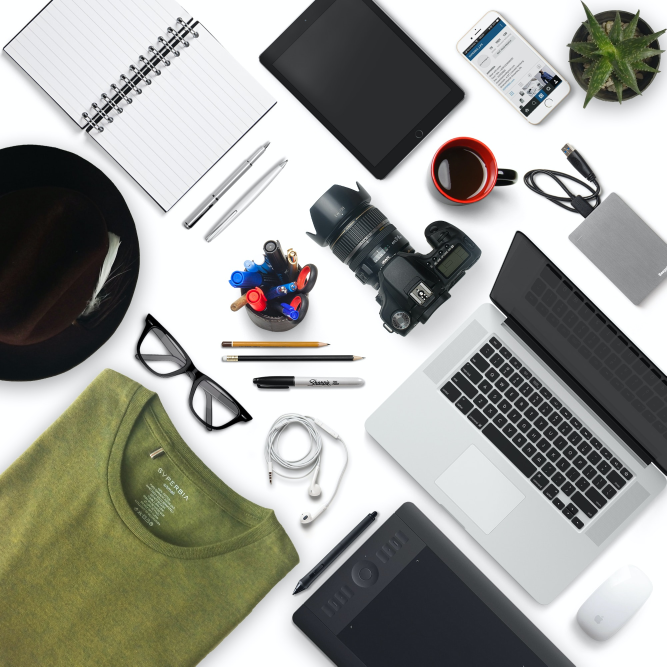
#> input picture Image/Image5.jpg, 2000 x 2000 px (shown at 1/3 size)
$ python Image5.py
#> lines starting #> are read from the running program, lines starting #| are printed output that depends on the picture; after the words box and inside, x2 and y2 are one past the last pixel; in counts of white or black regions, pixels touching at a corner belong together
import enum
from logging.config import valid_ident
import cv2
import numpy as np


def run():
    pass


def f(x):
    run()
    return x


a = cv2.imread("Image/Image5.jpg")
#> a is the input picture: shape (2000, 2000, 3); mean B, G, R 152.4, 158.5, 157.4

scale_percent = 25  # percent of original size
width = int(a.shape[1] * scale_percent / 100)
#> width = 500
height = int(a.shape[0] * scale_percent / 100)
#> height = 500
dim = (width, height)
#> dim = (500, 500)

# resize image
a = cv2.resize(a, dim, interpolation=cv2.INTER_AREA)
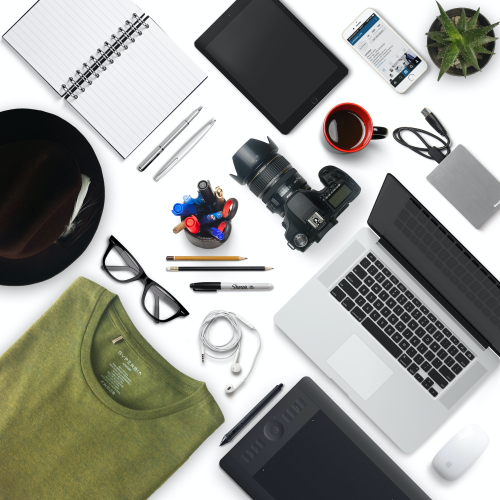
#> a: shape (500, 500, 3); mean B, G, R 152.4, 158.5, 157.4

gray = cv2.cvtColor(a, cv2.COLOR_BGR2GRAY)
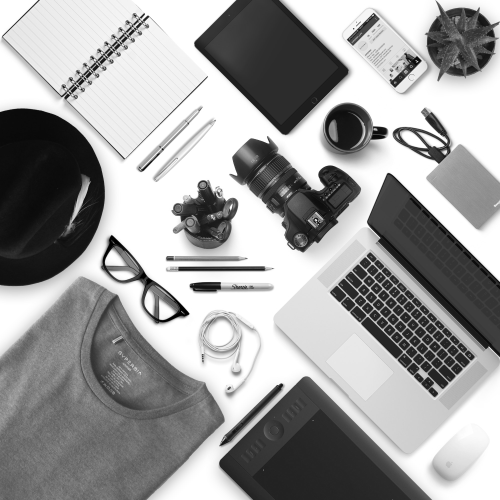
#> gray: shape (500, 500); min 0, max 255, mean 157.6

cv2.namedWindow("output")
cv2.namedWindow("thresh")
cv2.createTrackbar("thresh", "output", 187, 255, f)
cv2.createTrackbar("k", "output", 2, 11, f)
cv2.createTrackbar("sig", "output", 2, 11, f)
cv2.createTrackbar("morph_iter", "output", 0, 10, f)
cv2.createTrackbar("clip_limit", "output", 24, 255, f)
cv2.createTrackbar("tile_grid_size", "output", 4, 255, f)


def run():
    thresh = cv2.getTrackbarPos("thresh", "output")
    k = cv2.getTrackbarPos("k", "output")
    sig = cv2.getTrackbarPos("sig", "output")
    morph_iter = cv2.getTrackbarPos("morph_iter", "output")
    clip_limit = cv2.getTrackbarPos("clip_limit", "output")
    tile_grid_size = cv2.getTrackbarPos("tile_grid_size", "output")

    adap_eq = cv2.createCLAHE(clipLimit=clip_limit,
                              tileGridSize=(tile_grid_size, tile_grid_size))
    res = adap_eq.apply(gray)
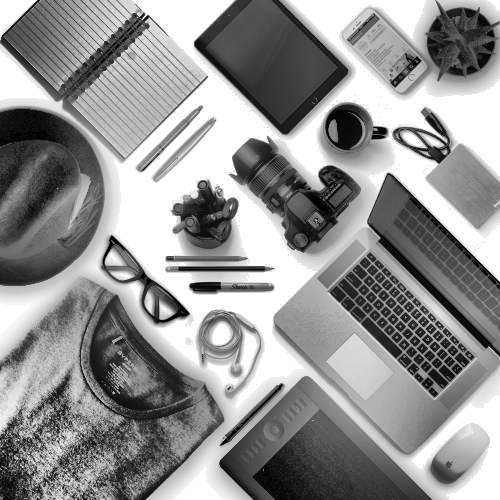
#> res: shape (500, 500); min 0, max 255, mean 146.4

    if(k % 2 == 0):
        k = k+1

    res = cv2.GaussianBlur(res, (k, k), sig)

    r, b = cv2.threshold(res, thresh, 255, cv2.THRESH_BINARY_INV)
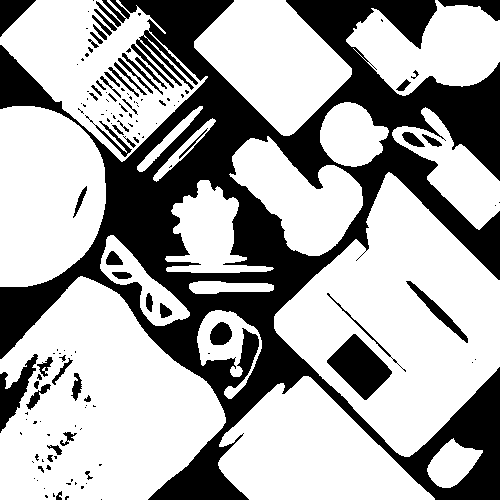
#> b: shape (500, 500); 66.3% white; 142 black regions (85 under 20 px), largest, box (x1, y1, x2, y2) and area: (0, 0, 500, 500) 73717, (327, 334, 392, 400) 2239, (0, 354, 38, 433) 1129
#> r = 187

    b = cv2.morphologyEx(
        b,
        cv2.MORPH_DILATE,
        cv2.getStructuringElement(cv2.MORPH_CROSS, (3, 3)),
        iterations=morph_iter
    )

    N, idx, stat, cent = cv2.connectedComponentsWithStats(b)
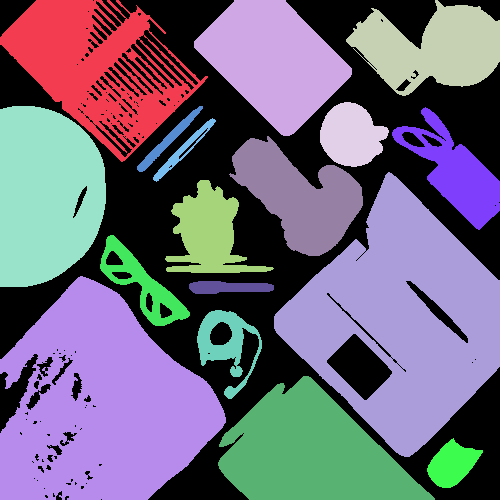
#> idx: shape (500, 500) int32; 18 distinct labels, from 0 to 17; one colour per label, 0 black
#> N = 18; stat = 18 rows, first 6: [0, 0, 500, 500, 84212], [0, 0, 208, 162, 15436], [194, 0, 158, 136, 12545], [346, 0, 154, 96, 8941], [320, 102, 69, 65, 3147], [0, 106, 106, 181, 15893]; cent = 18 rows, first 8: [262.9, 223.8], [94.87, 66.99], [273.3, 60.57], [431.7, 47.69], [351, 135], [45.67, 194.4], [167.8, 139.9], [455.8, 172]

    orig = np.copy(a)

    valid_objects = 0
    largest_object = [0, -1]
    smallest_object = [orig.shape[0] * orig.shape[1], -1]
#> smallest_object = [250000, -1]
    for index, ([x, y, w, h, area], [cent_x, cent_y]) in enumerate(zip(stat, cent)):
        if area < orig.shape[0] * orig.shape[1] * 0.3:
            if (area > largest_object[0]):
                largest_object = [area, index]

            if (area < smallest_object[0]):
                smallest_object = [area, index]

            valid_objects += 1

            cv2.putText(orig,
                        "#{}".format(index),
                        (int(cent_x),
                         int(cent_y)),
                        cv2.FONT_HERSHEY_PLAIN,
                        1,
                        (255, 0, 255)
                        )
#> this loop made 18 passes
#> (x, y, w, h, area, cent_x, cent_y, smallest_object) on passes 2, 3, 4, 5, 7, 9: (0, 0, 208, 162, 15436, 94.87, 66.99, [15436, 1]), (194, 0, 158, 136, 12545, 273.3, 60.57, [12545, 2]), (346, 0, 154, 96, 8941, 431.7, 47.69, [8941, 3]), (320, 102, 69, 65, 3147, 351, 135, [3147, 4]), (137, 106, 66, 66, 709, 167.8, 139.9, [709, 6]), (153, 118, 63, 64, 641, 183, 149.9, [641, 8])
#> (x, y, w, h, area, cent_x, cent_y, largest_object) on passes 6, 11: (0, 106, 106, 181, 15893, 45.67, 194.4, [15893, 5]), (274, 172, 226, 285, 33492, 401.6, 318.7, [33492, 10])
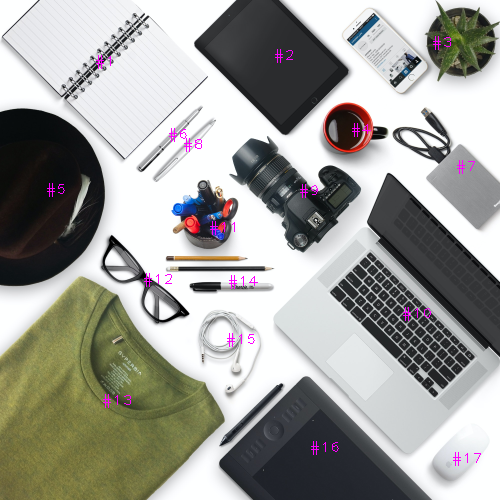
#> orig: shape (500, 500, 3); 0.45% of pixels changed, all inside (x1, y1, x2, y2) = (47, 36, 481, 466)
#> after the loop, valid_objects = 17

    cv2.imshow("output", orig)
    cv2.imshow("thresh", b)

    print("Number of valid objects: {}".format(valid_objects))
#| Number of valid objects: 17
    print("Largest object: object #{}".format(largest_object[1]))
#| Largest object: object #10
    print("Smallest object: object #{}".format(smallest_object[1]))
#| Smallest object: object #8


cv2.moveWindow("output", 0, 0)
cv2.moveWindow("thresh", 0, 0)

run()
cv2.waitKey(0)
cv2.destroyAllWindows()

$ run again, with Image/Image1.jpg copied over Image/Image5.jpg
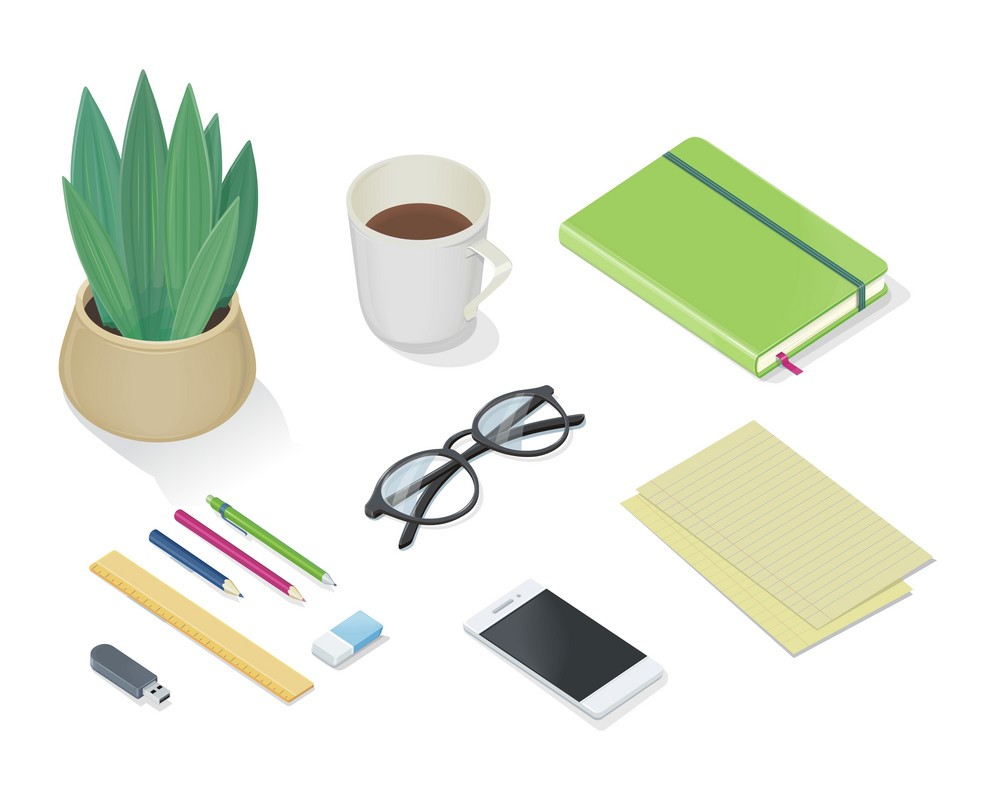
#> input picture Image/Image1.jpg, 993 x 790 px
#> a is the input picture: shape (790, 993, 3); mean B, G, R 224.3, 235.7, 231.2
#> a: shape (197, 248, 3)
#> in run, `r, b = cv2.threshold(res, thresh, 255, cv2.THRESH_BINARY_INV)`:
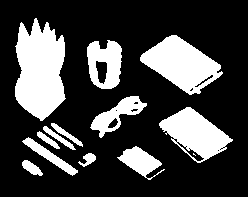
#> b: shape (197, 248); 26% white; 13 white regions (1 under 20 px), largest, box (x1, y1, x2, y2) and area: (15, 18, 66, 121) 3815, (140, 35, 223, 95) 2692, (159, 107, 233, 163) 2104
#> r = 187
#> idx: shape (197, 248) int32; 14 distinct labels, from 0 to 13
#> N = 14; stat = 14 rows, first 6: [0, 0, 248, 197, 36131], [15, 18, 51, 103, 3815], [140, 35, 83, 60, 2692], [87, 40, 35, 49, 1194], [90, 96, 57, 42, 880], [159, 107, 74, 56, 2104]; cent = 14 rows, first 8: [126.8, 99.03], [39.48, 69.97], [181.3, 63.82], [104.8, 62.89], [116.6, 114.2], [195, 133.3], [66.05, 133.9], [58.25, 137.5]
#> the loop in run, `for index, ([x, y, w, h, area], [cent_x, cent_y]) in enumerate(zip(sta..` made 14 passes
#> (x, y, w, h, area, cent_x, cent_y, smallest_object) on passes 2, 3, 4, 5, 7, 9, 12: (15, 18, 51, 103, 3815, 39.48, 69.97, [3815, 1]), (140, 35, 83, 60, 2692, 181.3, 63.82, [2692, 2]), (87, 40, 35, 49, 1194, 104.8, 62.89, [1194, 3]), (90, 96, 57, 42, 880, 116.6, 114.2, [880, 4]), (51, 123, 32, 24, 175, 66.05, 133.9, [175, 6]), (37, 131, 23, 18, 137, 47.43, 139.7, [137, 8]), (78, 153, 18, 14, 124, 87.96, 159, [124, 11])
#> after the loop in run, `for index, ([x, y, w, h, area], [cent_x, cent_y]) in enumerate(zip(sta..`:
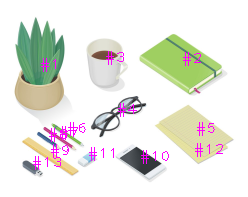
#> orig: shape (197, 248, 3); mean B, G, R 225.5, 232.2, 232.1
#> after the loop in run, `for index, ([x, y, w, h, area], [cent_x, cent_y]) in enumerate(zip(sta..`: valid_objects = 13
#| Number of valid objects: 13
#| Largest object: object #1
#| Smallest object: object #12

$ run again, with Image/Image4.jpg copied over Image/Image5.jpg
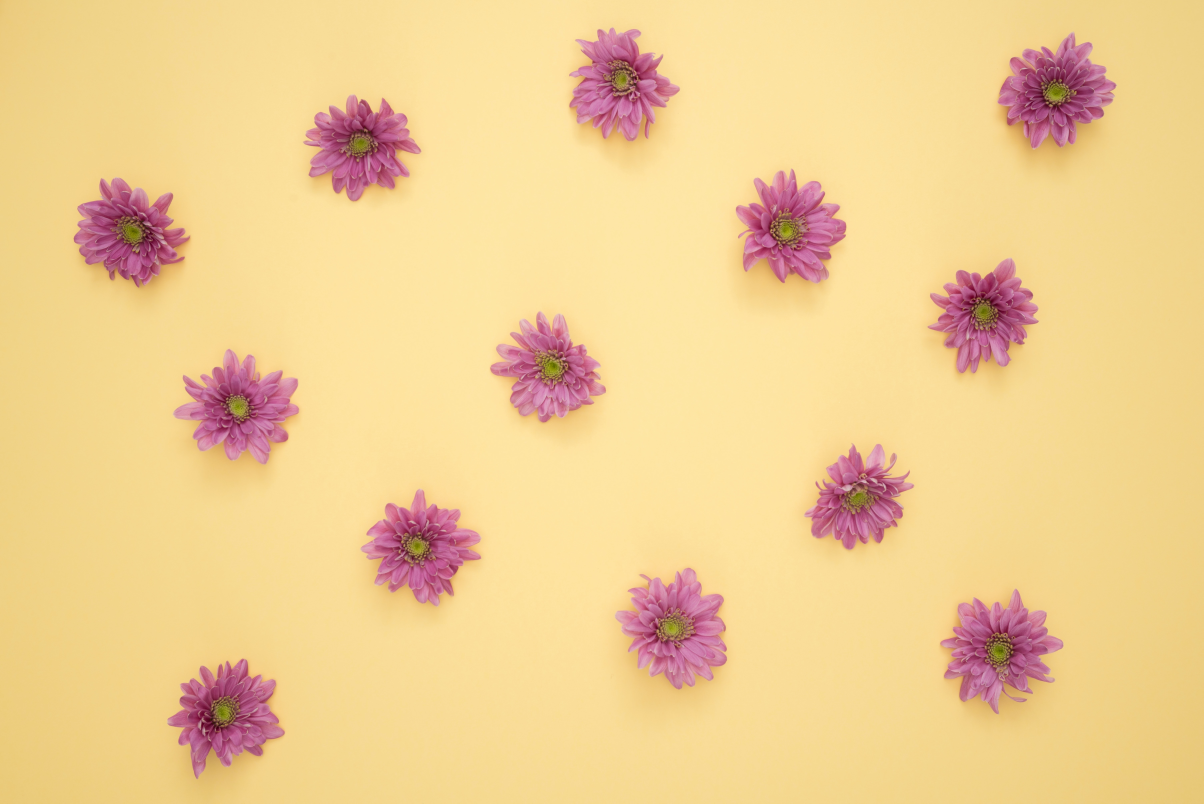
#> input picture Image/Image4.jpg, 6016 x 4016 px (shown at 1/5 size)
#> a is the input picture: shape (4016, 6016, 3); mean B, G, R 145.7, 206, 240.1
#> a: shape (1004, 1504, 3)
#> in run, `r, b = cv2.threshold(res, thresh, 255, cv2.THRESH_BINARY_INV)`:
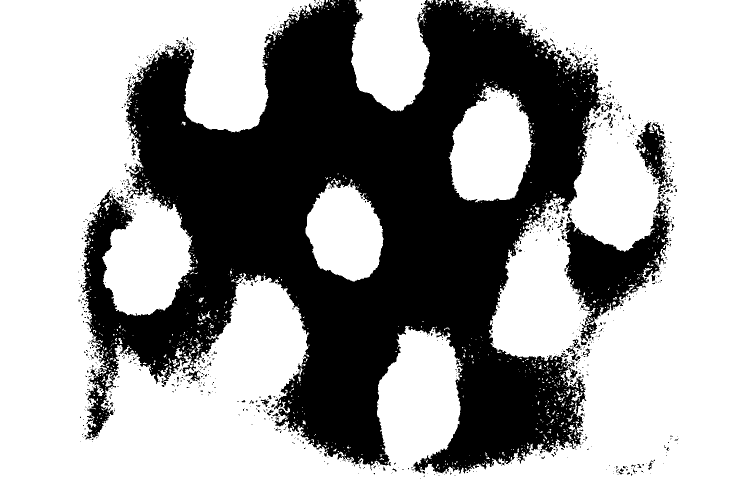
#> b: shape (1004, 1504) (shown at 1/2 size); 64.4% white; 1052 black regions (965 under 20 px), largest, box (x1, y1, x2, y2) and area: (162, 0, 1226, 948) 502319, (1129, 401, 1344, 683) 23036, (1270, 244, 1345, 375) 3954
#> r = 187
#> idx: shape (1004, 1504) int32; 1218 distinct labels, from 0 to 1217
#> N = 1218; stat = 1218 rows, first 6: [156, 0, 1201, 958, 537376], [0, 0, 1504, 1004, 884827], [652, 0, 4, 5, 17], [658, 0, 2, 3, 5], [665, 0, 2, 2, 3], [676, 0, 2, 3, 4]; cent = 1218 pairs, first value 168.9 to 1333.5, second value 0.5 to 937.2
#> the loop in run, `for index, ([x, y, w, h, area], [cent_x, cent_y]) in enumerate(zip(sta..` made 1218 passes
#> (x, y, w, h, area, cent_x, cent_y, largest_object) on pass 8: (702, 0, 158, 223, 27699, 779.9, 102.3, [27699, 7])
#> after the loop in run, `for index, ([x, y, w, h, area], [cent_x, cent_y]) in enumerate(zip(sta..`:
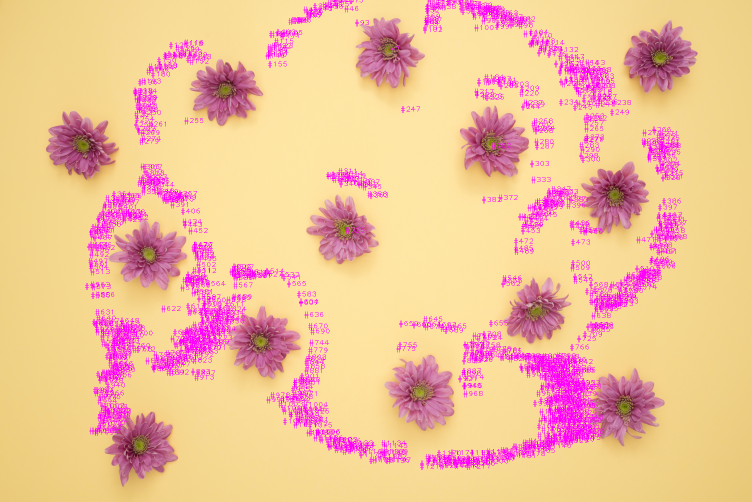
#> orig: shape (1004, 1504, 3) (shown at 1/2 size); mean B, G, R 152.3, 191.9, 240.5
#> after the loop in run, `for index, ([x, y, w, h, area], [cent_x, cent_y]) in enumerate(zip(sta..`: largest_object = [28434, 202]; valid_objects = 1216
#| Number of valid objects: 1216
#| Largest object: object #202
#| Smallest object: object #16
